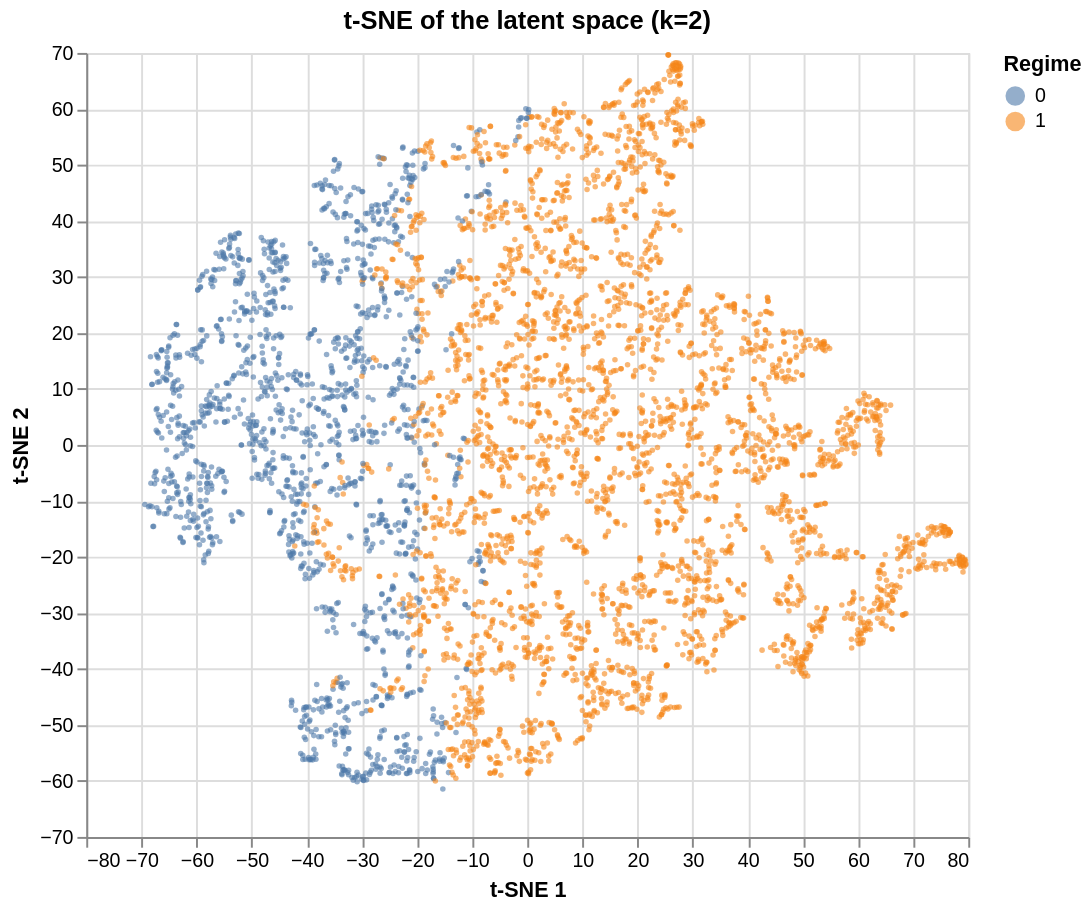

Notebook cell for this chart:
### Markdown cell above
## 9. Latent space

### Code cell
rng = np.random.default_rng(CONFIG["seed"])
plot_idx = np.sort(rng.choice(len(features), size=min(5000, len(features)), replace=False))
coords = TSNE(n_components=2, perplexity=30, random_state=CONFIG["seed"]).fit_transform(features[plot_idx])

tsne_plot = tsne_chart(coords, labels[plot_idx], f"t-SNE of the latent space (k={K})")
tsne_plot

### Figure 1 — Vega specification as saved in the notebook (floating-point values rounded to 4 significant figures; data arrays with more than 128 entries replaced by an {"elided": "..."} marker saying what was removed)
{"$schema": "https://vega.github.io/schema/vega/v5.json", "data": [{"name": "source_0", "values": {"elided": "5000 records"}}, {"name": "source_0_x_domain_tsne_1", "values": [{"min": -69.37, "max": 79.59}]}, {"name": "source_0_y_domain_tsne_2", "values": [{"min": -61.43, "max": 69.69}]}, {"name": "source_0_color_domain_regime", "values": [{"regime": "0"}, {"regime": "1"}]}], "marks": [{"type": "symbol", "name": "marks", "from": {"data": "source_0"}, "encode": {"update": {"size": {"value": 8}, "fill": {"field": "regime", "scale": "color"}, "x": {"field": "tsne_1", "scale": "x"}, "shape": {"value": "circle"}, "opacity": {"value": 0.6}, "y": {"field": "tsne_2", "scale": "y"}}}, "style": ["circle"]}], "scales": [{"name": "x", "type": "linear", "domain": [{"signal": "(data(\"source_0_x_domain_tsne_1\")[0] || {}).min"}, {"signal": "(data(\"source_0_x_domain_tsne_1\")[0] || {}).max"}], "range": [0, {"signal": "width"}], "zero": true, "nice": true}, {"name": "y", "type": "linear", "domain": [{"signal": "(data(\"source_0_y_domain_tsne_2\")[0] || {}).min"}, {"signal": "(data(\"source_0_y_domain_tsne_2\")[0] || {}).max"}], "range": [{"signal": "height"}, 0], "zero": true, "nice": true}, {"name": "color", "type": "ordinal", "domain": {"data": "source_0_color_domain_regime", "field": "regime", "sort": true}, "range": "category"}], "axes": [{"scale": "x", "zindex": 0, "domain": false, "ticks": false, "aria": false, "grid": true, "orient": "bottom", "gridScale": "y", "minExtent": 0, "tickCount": {"signal": "ceil(width/40)"}, "maxExtent": 0, "labels": false}, {"scale": "y", "tickCount": {"signal": "ceil(height/40)"}, "gridScale": "x", "labels": false, "grid": true, "domain": false, "minExtent": 0, "aria": false, "orient": "left", "ticks": false, "maxExtent": 0, "zindex": 0}, {"scale": "x", "grid": false, "zindex": 0, "labelOverlap": true, "title": "t-SNE 1", "labelFlush": true, "orient": "bottom", "tickCount": {"signal": "ceil(width/40)"}}, {"scale": "y", "orient": "left", "grid": false, "title": "t-SNE 2", "labelOverlap": true, "zindex": 0, "tickCount": {"signal": "ceil(height/40)"}}], "title": {"text": "t-SNE of the latent space (k=2)", "frame": "group"}, "width": 450, "padding": 5, "background": "white", "height": 400, "style": "cell", "legends": [{"title": "Regime", "fill": "color", "symbolType": "circle", "encode": {"symbols": {"update": {"opacity": {"value": 0.6}}}}}]}
